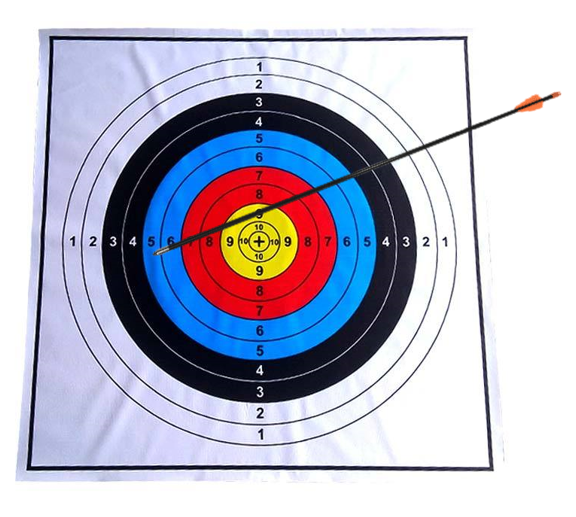
#> input picture test_images/target_5.png, 576 x 517 px
$ python detect_img.py
#> lines starting #> are read from the running program, lines starting #| are printed output that depends on the picture; after the words box and inside, x2 and y2 are one past the last pixel; in counts of white or black regions, pixels touching at a corner belong together
import cv2
import numpy as np

def euclidean_distance(point1, point2):
    return np.sqrt((point1[0] - point2[0]) ** 2 + (point1[1] - point2[1]) ** 2)

def load_hsv_ranges(file_path):
#> called with file_path = 'param/color1.txt'
    with open(file_path, 'r') as file:
#> (reads param/color1.txt from the repository)
        lines = file.readlines()
        min_hue_temp = int(lines[0].split('=')[1])
        max_hue_temp = int(lines[1].split('=')[1])
        min_saturation_temp = int(lines[2].split('=')[1])
        max_saturation_temp = int(lines[3].split('=')[1])
        min_value_temp = int(lines[4].split('=')[1])
        max_value_temp = int(lines[5].split('=')[1])
    return min_hue_temp, max_hue_temp, min_saturation_temp, max_saturation_temp, min_value_temp, max_value_temp

def detect_color(hsv_frame, min_hue, max_hue, min_saturation, max_saturation, min_value, max_value):
    lower_bound = np.array([min_hue, min_saturation, min_value])
    upper_bound = np.array([max_hue, max_saturation, max_value])
    mask = cv2.inRange(hsv_frame, lower_bound, upper_bound)
    return mask

def detect_and_draw_contours(main_frame, mask, color, divider ,min_area=1000, min_radius=30, max_radius=350):
    count_circle = 0
    contours, _ = cv2.findContours(mask, cv2.RETR_TREE, cv2.CHAIN_APPROX_SIMPLE)
    for contour in contours:
        area = cv2.contourArea(contour)
        if area > min_area:  # Filter for circular shapes with a minimum area
            (x, y), radius = cv2.minEnclosingCircle(contour)
            center = (int(x), int(y))
            radius = int(radius)
            if min_radius <= radius <= max_radius:  # Check if radius is within the specified limits
                count_circle += 1
                # print(f'circle = {count_circle}')
                if(count_circle < 2):
                    cv2.circle(main_frame, center, radius, color, 3)
                    cv2.circle(main_frame, center, int(radius/divider), color, 3)
                    cv2.circle(main_frame, center, 2, color, 3)  # Draw the center of the circle
                    return center, radius, int(radius/divider)


def main():
    min_hue_temp1, max_hue_temp1, min_saturation_temp1, max_saturation_temp1, min_value_temp1, max_value_temp1 = load_hsv_ranges("param/color1.txt")
    min_hue_temp2, max_hue_temp2, min_saturation_temp2, max_saturation_temp2, min_value_temp2, max_value_temp2 = load_hsv_ranges("param/color2.txt")
#> (reads param/color2.txt from the repository)
    min_hue_temp3, max_hue_temp3, min_saturation_temp3, max_saturation_temp3, min_value_temp3, max_value_temp3 = load_hsv_ranges("param/color3.txt")
#> (reads param/color3.txt from the repository)
    min_hue_temp4, max_hue_temp4, min_saturation_temp4, max_saturation_temp4, min_value_temp4, max_value_temp4 = load_hsv_ranges("param/color4.txt")
#> (reads param/color4.txt from the repository)
    min_hue_temp5, max_hue_temp5, min_saturation_temp5, max_saturation_temp5, min_value_temp5, max_value_temp5 = load_hsv_ranges("param/color5.txt")

    # Load the image
    image = cv2.imread('test_images/target_5.png')  # Replace 'your_image.jpg' with the path to your image file
#> image is the input picture: shape (517, 576, 3); mean B, G, R 202.1, 186.1, 185.7

    # Blur the image
    blurred_image = cv2.GaussianBlur(image, (11, 11), 0)
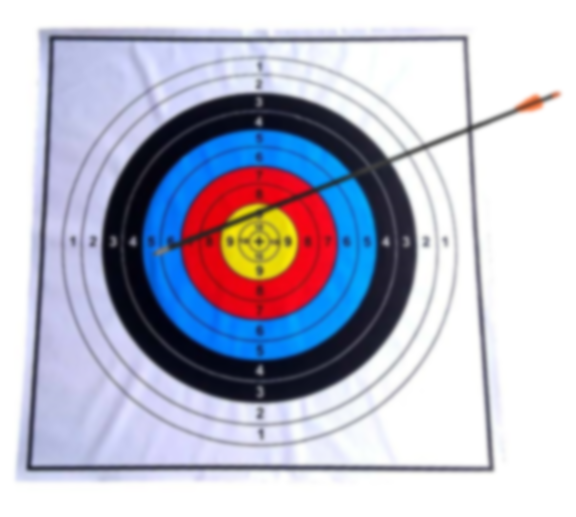
#> blurred_image: shape (517, 576, 3); mean B, G, R 202.1, 186.1, 185.7

    # Convert image to HSV
    hsv_image = cv2.cvtColor(blurred_image, cv2.COLOR_BGR2HSV)
#> hsv_image: shape (517, 576, 3); mean H, S, V 74.4, 59.1, 213.6

    # Detect colors
    mask_raw_white = detect_color(hsv_image, min_hue_temp1, max_hue_temp1, min_saturation_temp1, max_saturation_temp1, min_value_temp1, max_value_temp1)
#> in detect_color, `mask = cv2.inRange(hsv_frame, lower_bound, upper_bound)`:
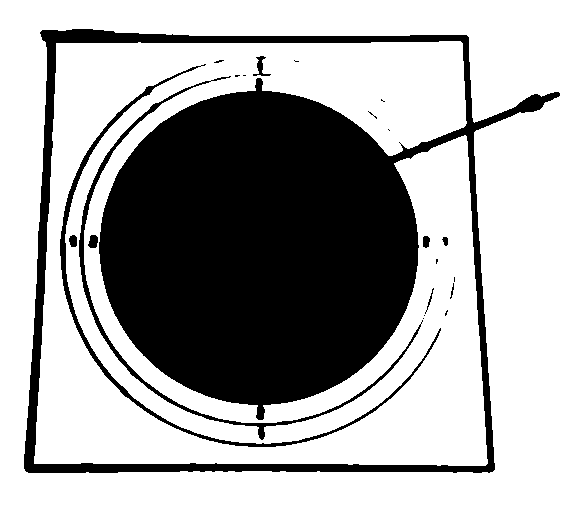
#> mask: shape (517, 576); 66.5% white; 22 black regions (12 under 20 px), largest, box (x1, y1, x2, y2) and area: (24, 29, 560, 473) 93848, (60, 64, 441, 447) 2882, (79, 76, 423, 440) 2591
    mask_raw_black = detect_color(hsv_image, min_hue_temp2, max_hue_temp2, min_saturation_temp2, max_saturation_temp2, min_value_temp2, max_value_temp2)
#> in detect_color (call 2), `mask = cv2.inRange(hsv_frame, lower_bound, upper_bound)`: mask: shape (517, 576); 16.5% white; 56 white regions (30 under 20 px), largest, box (x1, y1, x2, y2) and area: (100, 91, 417, 405) 36126, (25, 33, 493, 472) 9984, (153, 164, 339, 322) 1736
    mask_raw_blue = detect_color(hsv_image, min_hue_temp3, max_hue_temp3, min_saturation_temp3, max_saturation_temp3, min_value_temp3, max_value_temp3)
#> in detect_color (call 3), `mask = cv2.inRange(hsv_frame, lower_bound, upper_bound)`: mask: shape (517, 576); 7.3% white; 1 white region, box (x1, y1, x2, y2) and area: (143, 130, 376, 360) 21835
    mask_raw_red = detect_color(hsv_image, min_hue_temp4, max_hue_temp4, min_saturation_temp4, max_saturation_temp4, min_value_temp4, max_value_temp4)
#> in detect_color (call 4), `mask = cv2.inRange(hsv_frame, lower_bound, upper_bound)`: mask: shape (517, 576); 14% white; 3 white regions, box (x1, y1, x2, y2) and area: (141, 127, 379, 363) 24224, (182, 193, 336, 319) 12775, (183, 168, 311, 239) 4620
    mask_raw_yellow = detect_color(hsv_image, min_hue_temp5, max_hue_temp5, min_saturation_temp5, max_saturation_temp5, min_value_temp5, max_value_temp5)
#> in detect_color (call 5), `mask = cv2.inRange(hsv_frame, lower_bound, upper_bound)`:
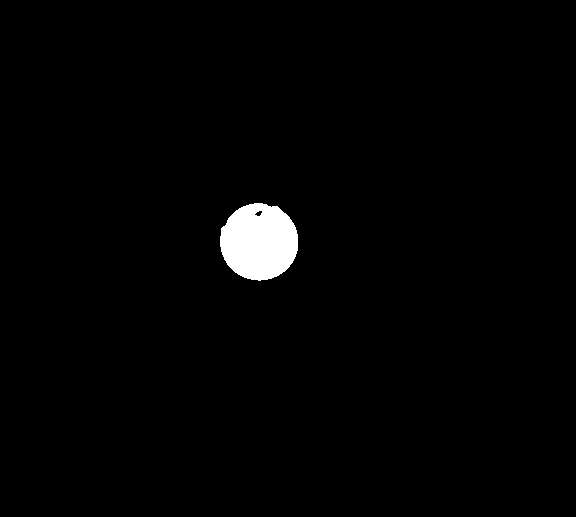
#> mask: shape (517, 576); 1.6% white; 1 white region, box (x1, y1, x2, y2) and area: (220, 203, 298, 281) 4731

    # Apply morphology operations to masks
    kernel = np.ones((5, 5), np.uint8)

    not_mask_white = cv2.bitwise_not(mask_raw_white)
    not_mask_black = cv2.bitwise_not(mask_raw_black)
    not_mask_blue = cv2.bitwise_not(mask_raw_blue)
    not_mask_red = cv2.bitwise_not(mask_raw_red)
    not_mask_yellow = cv2.bitwise_not(mask_raw_yellow)

    mask_yellow = cv2.bitwise_and(mask_raw_yellow, cv2.bitwise_and(not_mask_black, cv2.bitwise_and(not_mask_blue, not_mask_white)))
    not_yellow = cv2.bitwise_not(mask_yellow)
    mask_red = cv2.bitwise_and(mask_raw_red, cv2.bitwise_and(not_mask_black, cv2.bitwise_and(not_mask_blue, cv2.bitwise_and(not_mask_white, not_yellow))))
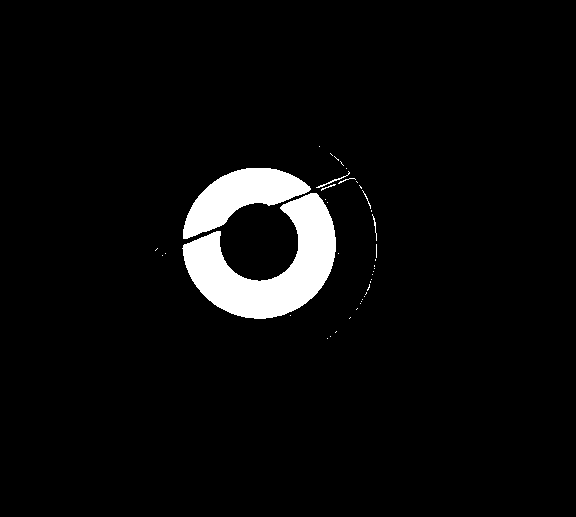
#> mask_red: shape (517, 576); 4.5% white; 41 white regions (34 under 20 px), largest, box (x1, y1, x2, y2) and area: (182, 193, 336, 319) 8897, (183, 168, 311, 239) 4295, (316, 171, 350, 188) 58
    not_red = cv2.bitwise_not(mask_red)
    mask_blue = cv2.bitwise_and(mask_raw_blue, cv2.bitwise_and(not_mask_black, cv2.bitwise_and(not_mask_white, cv2.bitwise_and(not_red, not_yellow))))
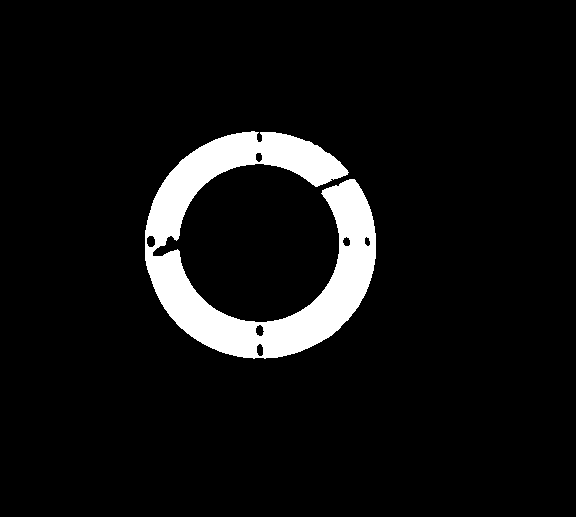
#> mask_blue: shape (517, 576); 7% white; 1 white region, box (x1, y1, x2, y2) and area: (145, 131, 376, 359) 20821
    not_blue = cv2.bitwise_not(mask_blue)
    mask_black = cv2.bitwise_and(mask_raw_black, cv2.bitwise_and(not_mask_white, cv2.bitwise_and(not_blue, cv2.bitwise_and(not_red, not_yellow))))
    mask_black = cv2.morphologyEx(mask_black, cv2.MORPH_OPEN, kernel)
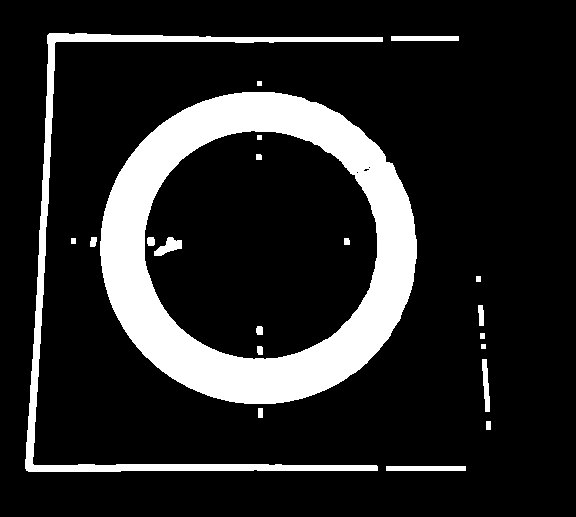
#> mask_black: shape (517, 576); 15.3% white; 21 white regions, largest, box (x1, y1, x2, y2) and area: (100, 92, 417, 404) 36067, (25, 33, 383, 472) 7455, (386, 466, 466, 471) 400
    mask_black = cv2.morphologyEx(mask_black, cv2.MORPH_CLOSE, kernel)
#> mask_black: shape (517, 576); 15.3% white; 16 white regions, largest, box (x1, y1, x2, y2) and area: (90, 92, 417, 418) 36443, (25, 33, 383, 472) 7458, (386, 466, 466, 471) 400
    not_black = cv2.bitwise_not(mask_black)
    mask_white = cv2.bitwise_and(mask_raw_white, cv2.bitwise_and(not_black, cv2.bitwise_and(not_blue, cv2.bitwise_and(not_red, not_yellow))))
#> mask_white: shape (517, 576); 66.5% white; 21 black regions (12 under 20 px), largest, box (x1, y1, x2, y2) and area: (24, 29, 560, 473) 93967, (60, 64, 441, 447) 2882, (79, 76, 423, 440) 2591
    mask_white = cv2.morphologyEx(mask_white, cv2.MORPH_OPEN, kernel)
#> mask_white: shape (517, 576); 66.4% white; 14 black regions (10 under 20 px), largest, box (x1, y1, x2, y2) and area: (24, 29, 560, 473) 99945, (442, 237, 448, 246) 39, (425, 288, 434, 314) 38, (450, 283, 454, 299) 24
    not_white = cv2.bitwise_not(mask_white)
    # mask_white = cv2.morphologyEx(mask_white, cv2.MORPH_CLOSE, kernel)

    # combined_mask = cv2.bitwise_or(mask_white, cv2.bitwise_or(mask_black, cv2.bitwise_or(mask_blue, cv2.bitwise_or(mask_red, mask_yellow))))

    arrow = cv2.bitwise_and(not_white, cv2.bitwise_and(not_blue, cv2.bitwise_and(not_red, cv2.bitwise_and(not_yellow, not_black))))
#> arrow: shape (517, 576); 5.2% white; 221 white regions (192 under 20 px), largest, box (x1, y1, x2, y2) and area: (60, 64, 441, 447) 5778, (343, 35, 560, 363) 3788, (178, 164, 355, 322) 1928
    arrow = cv2.bitwise_or(arrow, mask_black)
#> arrow: shape (517, 576); 20.5% white; 20 white regions (11 under 20 px), largest, box (x1, y1, x2, y2) and area: (24, 29, 560, 473) 60799, (256, 325, 264, 336) 64, (343, 237, 350, 246) 48
    arrow = cv2.subtract(arrow, mask_black)
    arrow = cv2.morphologyEx(arrow, cv2.MORPH_CLOSE, kernel)
#> arrow: shape (517, 576); 5.2% white; 217 white regions (188 under 20 px), largest, box (x1, y1, x2, y2) and area: (60, 64, 441, 447) 5778, (343, 35, 560, 363) 3788, (178, 160, 355, 326) 1993
    arrow = cv2.dilate(arrow,kernel,iterations = 1)
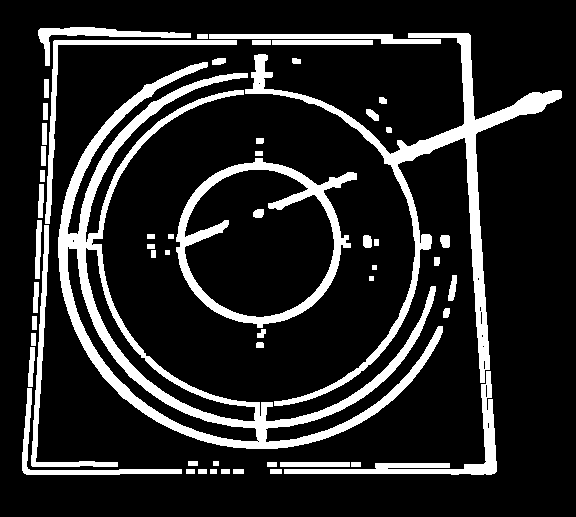
#> arrow: shape (517, 576); 15.5% white; 57 white regions
    # [8 lines of commented-out code are left out]

    detect_and_draw_contours(image, not_white, (255, 0, 255), 1)
#> in detect_and_draw_contours, `contours, _ = cv2.findContours(mask, cv2.RETR_TREE, cv2.CHAIN_APPROX_S..`: contours = 17 contours, 12 with area under 20; largest, box (x1, y1, x2, y2) and area: (24, 29, 560, 473) 194019, (33, 40, 489, 467) 88144, (65, 244, 262, 445) 4978, (83, 245, 258, 424) 4756, (442, 237, 448, 246) 28
#> the loop in detect_and_draw_contours, `for contour in contours:` made 1 pass
#> (area, x, y, radius, center, count_circle) on pass 1: (194019, 276.4, 259.4, 327, (276, 259), 1)
#> after the loop in detect_and_draw_contours, `for contour in contours:`: count_circle = 1
    cv2.imshow('uye', not_white)
    # [119 lines of commented-out code are left out]
    cv2.imshow('arrow', arrow)
    cv2.imshow('Image with Circles', image)

    # Wait for key press and exit on 'q'
    while cv2.waitKey(0) & 0xFF != ord('q'):
#> (key q is pressed here)
        pass

    cv2.destroyAllWindows()

if __name__ == "__main__":
    main()
